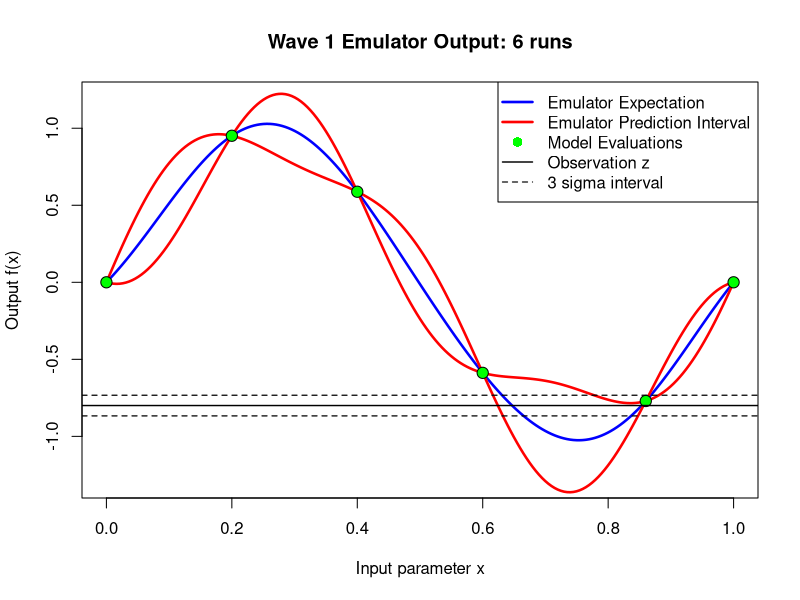
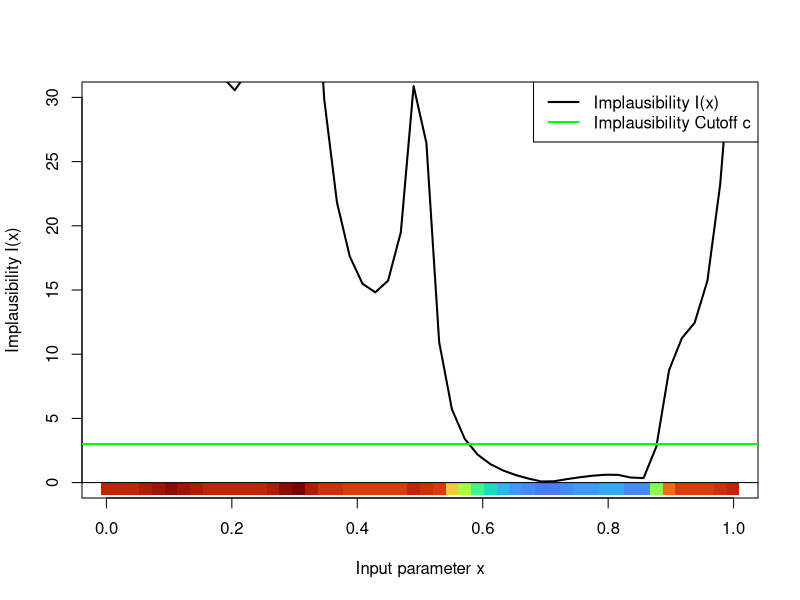
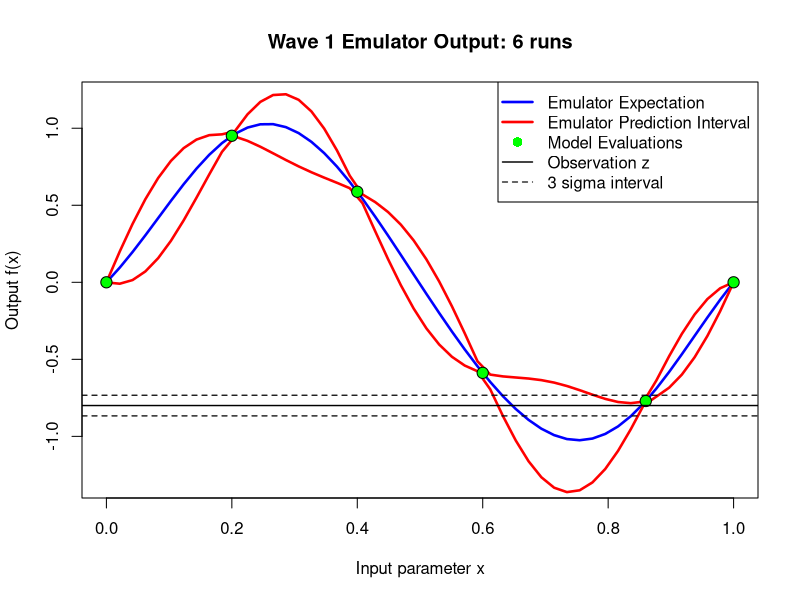
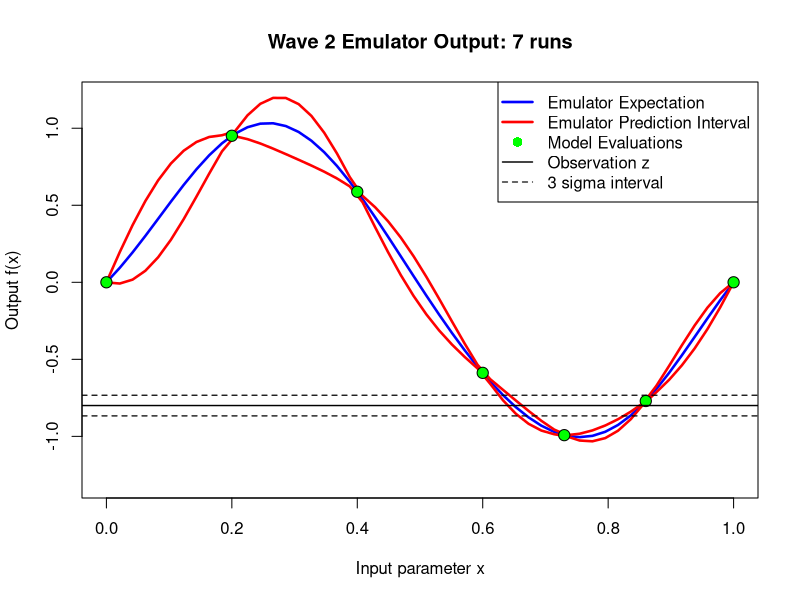
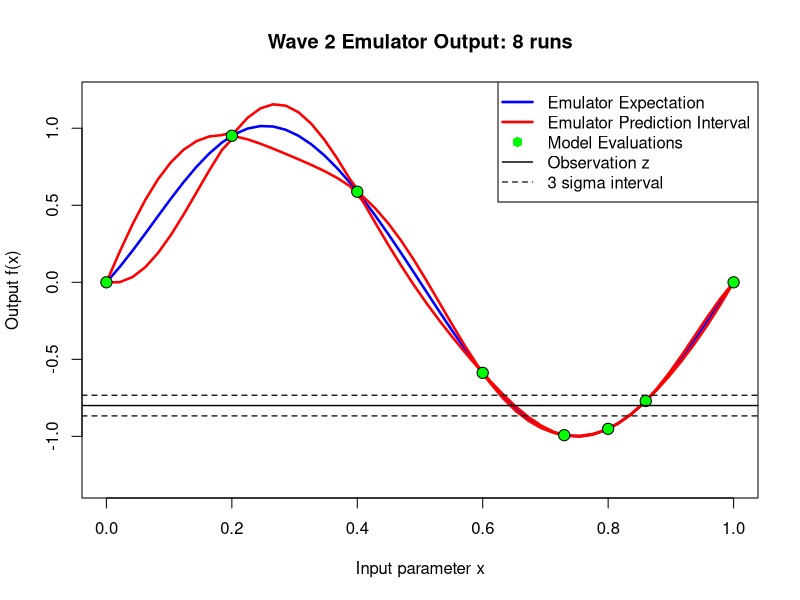
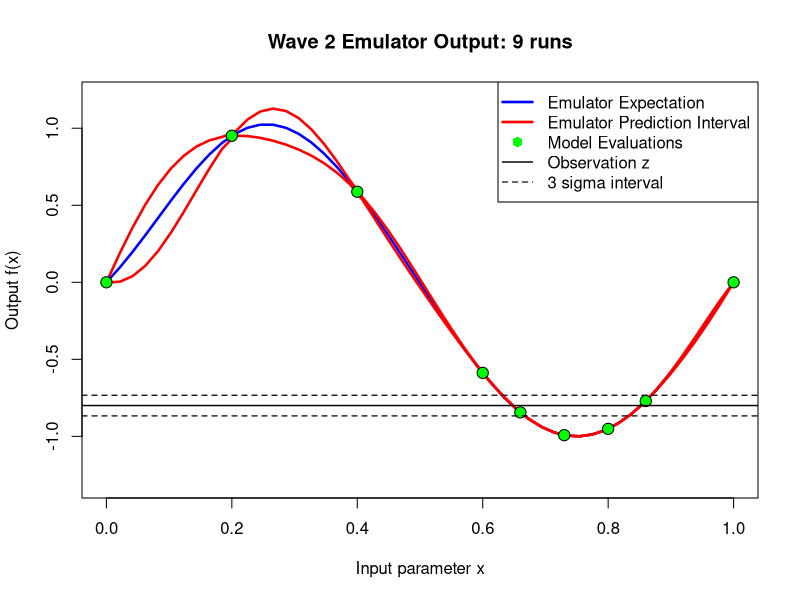
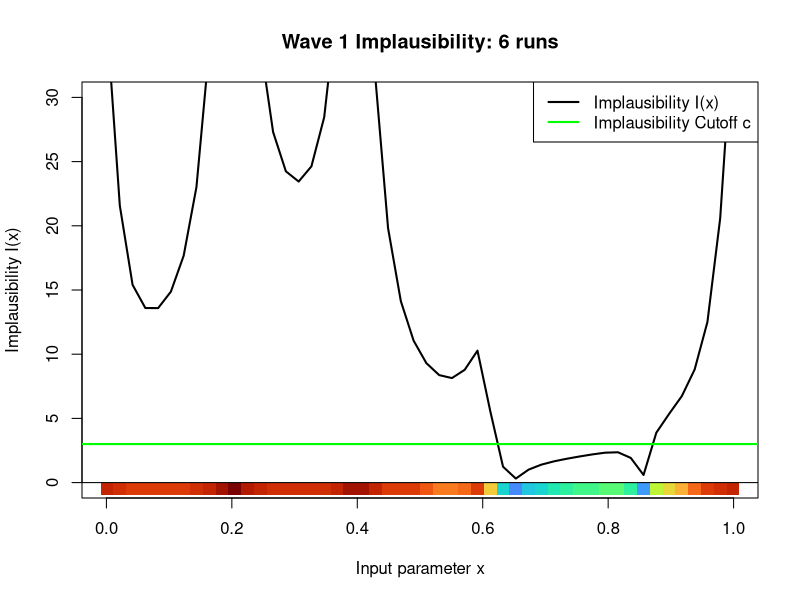
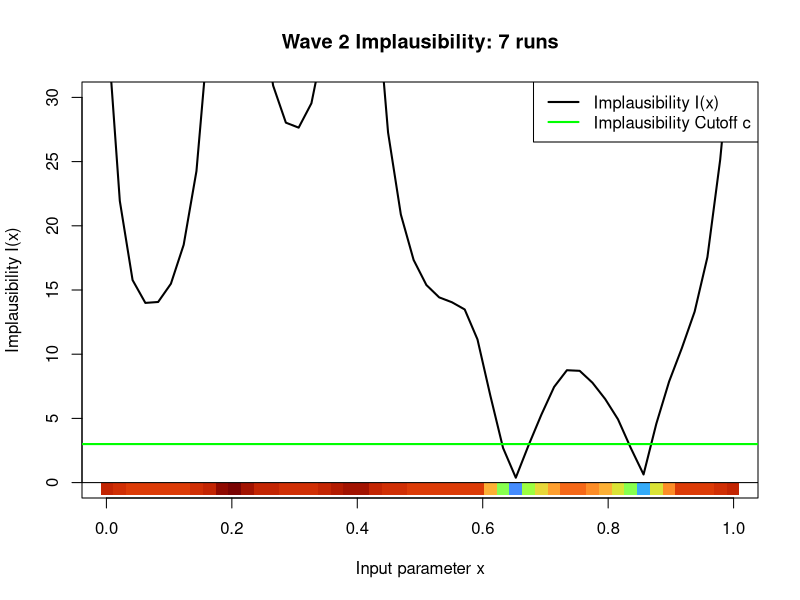

Here is the R script that generated these plots, in order:
### Define simple Bayes Linear emulator for single input ###
simple_BL_emulator_v1 <- function(x,              # the emulator prediction point
                                  xD,             # the run input locations xD
                                  D,              # the run outputs D = (f(x^1),...,f(x^n))
                                  theta = 1,      # the correlation lengths
                                  sigma = 1,      # the prior SD sigma sqrt(Var[f(x)])
                                  E_f = 0         # prior expectation of f: E(f(x)) = 0 
){
  
  # store length of runs D  
  n <- length(D)
  
  ### Define Covariance structure of f(x): Cov[f(x),f(xdash)] ###
  Cov_fx_fxdash <- function(x,xdash) sigma^2 * exp(-(x-xdash)^2/theta^2) 
  
  
  ### Define 5 objects needed for BL adjustment ###
  # Create E[D] vector
  E_D <- rep(E_f,n)
  
  # Create Var_D matrix:
  Var_D <- matrix(0,nrow=n,ncol=n)
  for(i in 1:n) for(j in 1:n) Var_D[i,j] <- Cov_fx_fxdash(xD[i],xD[j])
  
  # Create E[f(x)]
  E_fx <- E_f
  
  # Create Var_f(x) 
  Var_fx <- sigma^2
  
  # Create Cov_fx_D row vector
  Cov_fx_D <- matrix(0,nrow=1,ncol=n)
  for(j in 1:n) Cov_fx_D[1,j] <- Cov_fx_fxdash(x,xD[j])
  
  
  ### Perform Bayes Linear adjustment to find Adjusted Expectation and Variance of f(x) ###
  ED_fx   <-  E_fx + Cov_fx_D %*% solve(Var_D) %*% (D - E_D)   
  VarD_fx <-  Var_fx - Cov_fx_D %*% solve(Var_D) %*% t(Cov_fx_D)  
  
  ### return emulator expectation and variance ###
  return(c("ExpD_f(x)"=ED_fx,"VarD_f(x)"=VarD_fx))  
  
}
### End simple Bayes Linear emulator for single input ###
##############################################################################################


##############################################################################################
### Function to plot simple emulator output
plot_BL_emulator_V2 <- function(
    em_out,         # a nP x 2 matrix of emulator outputs
    xP,             # vector of nP inputs where emulator evaluated
    xD,             # the run input locations
    D,              # the run outputs D = (f(x^1),...,f(x^n))
    maintitle=NULL,  # title of the plot, blank if NULL
    z=NULL,         # the observed data z
    sigma_e=NULL,   # the observation errors SD s.t. Var[e] = sigma_e^2
    sigma_epsilon=NULL, # the model discrepancy SD s.t. Var[epsilon] = sigma_epsilon^2
    plot_true=FALSE   # don't plot true function unless this is TRUE
){
  
  ### plot emulator output ###
  plot(xP,em_out[,"ExpD_f(x)"],ylim=c(-1.3,1.2),ty="l",col="blue",lwd=2.5,
       xlab="Input parameter x",ylab="Output f(x)",main=maintitle) # main argument: plot title
  lines(xP,em_out[,"ExpD_f(x)"]+3*sqrt(em_out[,"VarD_f(x)"]),col="red",lwd=2.5)
  lines(xP,em_out[,"ExpD_f(x)"]-3*sqrt(em_out[,"VarD_f(x)"]),col="red",lwd=2.5)
  
  ### plot true function: we would not normally be able to do this! ###
  if(plot_true) lines(xP,f(xP),lwd=2,lty=1)
  
  ### Plot the runs ###
  points(xD,D,pch=21,col=1,bg="green",cex=1.5)
  
  ### Plot the Observed data plus errors due to obs and MD ###
  if(!is.null(z)){
    abline(h=z,lwd=1.4)
    abline(h=z+3*sqrt(sigma_e^2+ sigma_epsilon^2),lty=2,lwd=1.2)
    abline(h=z-3*sqrt(sigma_e^2+ sigma_epsilon^2),lty=2,lwd=1.2)
  }
  
  if(plot_true) legend('topright',legend=c("Emulator Expectation",
                                           "Emulator Prediction Interval",
                                           "True function f(x)","Model Evaluations"), 
                       lty=c(1,1,1,NA),pch=c(NA,NA,NA,16),col=c("blue","red",1,"green"),lwd=2.5,pt.cex=1.3)
  if(!is.null(z)) legend('topright',legend=c("Emulator Expectation",
                                             "Emulator Prediction Interval",
                                             "Model Evaluations","Observation z",
                                             "3 sigma interval"), 
                         lty=c(1,1,NA,1,2),pch=c(NA,NA,16,NA,NA),col=c("blue","red","green",1,1),
                         lwd=c(2.5,2.5,NA,1.4,1.2),pt.cex=1.3)
}
### Function to plot simple emulator output
##############################################################################################

library(viridisLite)

##############################################################################################
### 1D HM example wave 1

### Define actual computer model/simulator ###
f <- function(x) sin(2*pi*x)

### Evaluate emulator over 201 prediction points xP ###
xP <- seq(0.001,0.999,len=201)

### Define run locations ###
xD <- c(0,0.2,0.4,0.6,0.86,1)     # note shifted x^(5) location

### Perform 6 runs of model and store as D (this would takes days for realistic example!) ###
D <- f(xD)

### Evaluate emulator over 201 prediction points xP ###
em_out <- t(sapply(xP,simple_BL_emulator_v1,xD=xD,D=D,theta=0.25,sigma=0.5,E_f=0))  

### Defined extra objects for HM and implausibility ###
z <- -0.8
sigma_e <- 0.01
sigma_epsilon <- 0.02

### Plot emulator output with observation errors ###
plot_BL_emulator_V2(em_out=em_out,xP=xP,xD=xD,D=D,maintitle="Wave 1 Emulator Output: 6 runs",
                    z=z,sigma_e=sigma_e,sigma_epsilon=sigma_epsilon)


### Calculate Implausibility Measure Over All 201 input points in xP ###
Implaus <- sqrt( (em_out[,"ExpD_f(x)"] - z)^2 / ( em_out[,"VarD_f(x)"] + sigma_e^2 + sigma_epsilon^2) ) 


### Plot Implausibility function ###
plot_1D_Implausibility_V1 <- function(
    Implaus,        # the vector of implausibilities to plot
    xP,             # the vector of input points where the implausibilities were evaluated
    imp_cutoff=3,   # implausibility cutoff
    maintitle=NULL  # title of the plot, blank if NULL
){
  
  imp_breaks <- c(seq(0,2.8,0.2),seq(3,9.5,0.5),seq(10,80,10))   # colour steps for imp
  
  imp_cut_index <- cut(Implaus,imp_breaks,labels=FALSE) # which imp intervals each pt lies in
  cols <- turbo(length(imp_breaks)-1,begin=0.15,end=1)  # assign reduced "turbo" colours
  
  plot(xP,Implaus,ylim=c(0,30),ty="l",lwd=2,       # plot imp with optional main title
       xlab="Input parameter x",ylab="Implausibility I(x)",main=maintitle)
  abline(h=imp_cutoff,col="green",lwd=2)    # draw horizontal implausibility cutoff
  rect_wid <- 1/(length(xP)-1)       # set up simple rectangles to colour x-axis
  for(i in 1:length(xP)) rect(xP[i]-rect_wid/2,-1,xP[i]+rect_wid/2,0,col=cols[imp_cut_index][i],border=NA)
  abline(h=0,col=1,lwd=1)     # additional black line for clarity
  
  legend('topright',legend=c("Implausibility I(x)","Implausibility Cutoff c"), 
         lty=c(1,1),col=c(1,"green"),lwd=2)   # legend
}

### Plot the implausibility ###

xP <- seq(0.001,0.999,len=50)
xD <- c(0,0.1,0.3,0.5,0.9,1)
D <- f(xD)
em_out <- t(sapply(xP,simple_BL_emulator_v1,xD=xD,D=D,theta=0.25,sigma=0.5,E_f=0))
Implaus <- sqrt( (em_out[,"ExpD_f(x)"] - z)^2 / ( em_out[,"VarD_f(x)"] + sigma_e^2 + sigma_epsilon^2) ) 
plot_1D_Implausibility_V1(Implaus=Implaus,xP=xP)


##############################################################################################
### 1D HM example wave 2: add three points sequentially ###

for(k in c(1:2)){        # k=1: plot the emulator, k=2 plot the implausibility
  for(j in 0:3){                     # if j==0 do wave 1, if j>0 add j wave 2 points
    
    ### Define run locations ###
    xD <- c(0,0.2,0.4,0.6,0.86,1)    # the wave 1 inputs
    xD_w2 <- c(0.73,0.8,0.66)        # the wave 2 inputs
    if(j>0) xD <- c(xD,xD_w2[1:j])   # if j==0 do wave 1, if j>0 add j wave 2 points
    
    ### Perform 6 runs and store as D (this would takes days for realistic example!) ###
    D <- f(xD)
    
    ### Evaluate emulator over 201 prediction points xP ###
    em_out <- t(sapply(xP,simple_BL_emulator_v1,xD=xD,D=D,theta=0.25,sigma=0.5,E_f=0))  
    
    ### Plot emulator output with observation errors ###
    if(k==1) plot_BL_emulator_V2(em_out=em_out,xP=xP,xD=xD,D=D,
                                 maintitle=paste("Wave",c(1,2,2,2)[j+1],"Emulator Output:",length(xD),"runs"),
                                 z=z,sigma_e=sigma_e,sigma_epsilon=sigma_epsilon)
    
    ### Calculate Implausibility Measure Over All 201 input points in xP ###
    if(k==2) Implaus <- sqrt( (em_out[,"ExpD_f(x)"] - z)^2 / 
                                ( em_out[,"VarD_f(x)"] + sigma_e^2 + sigma_epsilon^2) ) 
    
    ### Plot the implausbility ###
    if(k==2) plot_1D_Implausibility_V1(Implaus=Implaus,xP=xP,
                                       maintitle=paste("Wave",c(1,2,2,2)[j+1],"Implausibility:",length(xD),"runs"))
    
  }
}


##############################################################################################
### Define simple Bayes Linear emulator for single input in 2D ###

simple_BL_emulator_v2 <- function(x,              # the emulator prediction point
                                  xD,             # the run input locations xD
                                  D,              # the run outputs D = (f(x^1),...,f(x^n))
                                  theta = 1,      # the correlation lengths
                                  sigma = 1,      # the prior SD sigma sqrt(Var[f(x)])
                                  E_f = 0         # prior expectation of f: E(f(x)) = 0 
){
  
  # store length of runs D  
  n <- length(D)
  
  ### Define Covariance structure of f(x): Cov[f(x),f(xdash)] ###
  # Cov_fx_fxdash <- function(x,xdash) sigma^2 * exp(-(x-xdash)^2/theta^2)    # XXX Old 1D version
  Cov_fx_fxdash <- function(x,xdash) sigma^2 * exp(-sum((x-xdash)^2)/theta^2) # XXX New 2D version
  
  
  ### Define 5 objects needed for BL adjustment ###
  # Create E[D] vector
  E_D <- rep(E_f,n)
  
  # Create Var_D matrix:
  Var_D <- matrix(0,nrow=n,ncol=n)
  # for(i in 1:n) for(j in 1:n) Var_D[i,j] <- Cov_fx_fxdash(xD[i],xD[j])  # XXX Old 1D version
  for(i in 1:n) for(j in 1:n) Var_D[i,j] <- Cov_fx_fxdash(xD[i,],xD[j,])  # XXX New 2D version
  
  # Create E[f(x)]
  E_fx <- E_f
  
  # Create Var_f(x) 
  Var_fx <- sigma^2
  
  # Create Cov_fx_D row vector
  Cov_fx_D <- matrix(0,nrow=1,ncol=n)
  # for(j in 1:n) Cov_fx_D[1,j] <- Cov_fx_fxdash(x,xD[j])    # XXX Old 1D version
  for(j in 1:n) Cov_fx_D[1,j] <- Cov_fx_fxdash(x,xD[j,])    # XXX New 2D version
  
  
  ### Perform Bayes Linear adjustment to find Adjusted Expectation and Variance of f(x) ###
  ED_fx   <-  E_fx + Cov_fx_D %*% solve(Var_D) %*% (D - E_D)   
  VarD_fx <-  Var_fx - Cov_fx_D %*% solve(Var_D) %*% t(Cov_fx_D)  
  
  ### return emulator expectation and variance ###
  return(c("ExpD_f(x)"=ED_fx,"VarD_f(x)"=VarD_fx))  
  
}
### End simple Bayes Linear emulator for single input in 2D ###
##############################################################################################

##############################################################################################
### define filled contour plot function for emulator output ###
emul_fill_cont_V2 <- function(
    cont_mat,            # matrix of values we want contour plot of 
    cont_levs=NULL,      # contour levels (NULL: automatic selection)
    cont_levs_lines=NULL,   # contour levels for lines (NULL: automatic selection)
    nlev=20,             # approx no. of contour levels for auto select  
    plot_xD=TRUE,        # plot the design runs TRUE or FALSE
    xD=NULL,             # the design points if needed
    xD_col="green",      # colour of design runs
    x_grid,              # grid edge locations that define xP
    ...                  # extra arguments passed to filled.contour
){
  
  ### Define contour levels if necessary ###
  if(is.null(cont_levs)) cont_levs <- pretty(cont_mat,n=nlev)
  
  ### create the filled contour plot ###
  filled.contour(x_grid,x_grid,cont_mat,levels=cont_levs,xlab="x1",ylab="x2",...,  
                 plot.axes={axis(1);axis(2)                 # sets up plotting in contour box
                   if(is.null(cont_levs_lines)) contour(x_grid,x_grid,cont_mat,add=TRUE,levels=cont_levs,lwd=0.8) # plot usual contour lines 
                   if(!is.null(cont_levs_lines)) {
                     contour(x_grid,x_grid,cont_mat,add=TRUE,levels=cont_levs,lwd=0.4,labels="")   # plot thin contour lines 
                     contour(x_grid,x_grid,cont_mat,add=TRUE,levels=cont_levs_lines,lwd=2)   # plot thick contour lines
                   }
                   if(plot_xD) points(xD,pch=21,col=1,bg=xD_col,cex=1.5)})  # plot design points
}
### end define filled contour plot function for emulator output ###
##############################################################################################

### Define colour schemes for standard plots ###
exp_cols <- magma
var_cols <- function(n) hcl.colors(n, "YlOrRd", rev = TRUE)
diag_cols <- turbo

##############################################################################################
### Create Type 1 LHD ###

lhd_maximin <- function(nl=16){                    # nl = number of points in LHD 
  
  x_lhd <- cbind("x1"=sample(0:(nl-1)),"x2"=sample(0:(nl-1))) / nl  +  0.5/nl  # create LHD
  
  ### Maximin loop: performs swaps on 1st of two closest points with another random point
  for(i in 1:1000){
    mat <- as.matrix(dist(x_lhd)) + diag(10,nl) # creates matrix of distances between points
    # note the inflated diagonal 
    closest_runs <- which(mat==min(mat),arr.ind=TRUE)   # finds pairs of closest runs
    ind <- closest_runs[sample(nrow(closest_runs),1),1] # chooses one of close runs at random
    swap_ind <- sample(setdiff(1:nl,ind),1)       # randomly selects another run to swap with
    x_lhd2 <- x_lhd                               # creates second version of LHD
    x_lhd2[ind[1],1]   <- x_lhd[swap_ind,1] # swaps x_1 vals between 1st close run & other run
    x_lhd2[swap_ind,1] <- x_lhd[ind[1],1]   # swaps x_1 vals between 1st close run & other run
    if(min(dist(x_lhd2)) >= min(dist(x_lhd))-0.00001) {  # if min distance between points is same or better
      x_lhd <- x_lhd2                                    # we replace LHD with new LHD with the swap
      # cat("min dist =",min(dist(x_lhd)),"Iteration = ",i,"\n") # write out min dist 
    }
  }
  
  ### plot maximin LHD ###
  plot(x_lhd,xlim=c(0,1),ylim=c(0,1),pch=16,xaxs="i",yaxs="i",col="blue",
       xlab="x1",ylab="x2",cex=1.4)
  abline(h=(0:nl)/nl,col="grey60")
  abline(v=(0:nl)/nl,col="grey60")
  return(x_lhd)
}

### Create Type 1 LHD ###
##############################################################################################

lhd_maximin(nl=14)

set.seed(1)
lhd_maximin(nl=14)

#####################################################################################
### 2D input HM example using 2D example from before

### Define actual 2D compute model/simulator ###
f <- function(x) -sin(2*pi*x[,2]) + 0.9*sin(2*pi*(1-x[,1])*(1-x[,2]))

### Define wave 1 run locations ###
set.seed(1)
xD_w1 <-  lhd_maximin(nl=14)

### Define 50x50 grid of prediction points xP of emulator evaluation ###
x_grid <- seq(-0.001,1.001, len =50)
xP <- as.matrix(expand.grid("x1" = x_grid, "x2" = x_grid))
### Defined Extra Objects for HM and Implausibility ###
z <- -1.25
sigma_e <- 0.06 
sigma_epsilon <- 0.05

### Define current run locations ###
xD <- xD_w1

### Perform 14 runs of model and store as D (this would take days for realistic example!) ###
D <- f(xD)

### Evaluate emulator over 50x50=2500 prediction points xP and store as matrices ###
em_out <- t(apply(xP,1,simple_BL_emulator_v2,xD=xD,D=D,theta=0.4,sigma=1,E_f=0))   
E_D_fx_mat <- matrix(em_out[,"ExpD_f(x)"],nrow=length(x_grid),ncol=length(x_grid)) 
Var_D_fx_mat <- matrix(em_out[,"VarD_f(x)"],nrow=length(x_grid),ncol=length(x_grid)) 


### Calculate Implausibility Measure Over All 50x50 = 2500 input points in xP ###
Imp_mat <- sqrt( (E_D_fx_mat - z)^2 / (Var_D_fx_mat + sigma_e^2 + sigma_epsilon^2) ) 

### Define colours and levels for implausibility plots ###
imp_cols <- function(n) turbo(n,begin=0.15,end=1)
imp_levs <- c(0,seq(1,2.75,0.25),seq(3,18,2),20,30,41)

### plot wave 1 implausibility and wave 1 runs only ###
emul_fill_cont_V2(cont_mat=Imp_mat,cont_levs=imp_levs,cont_levs_lines=3,xD=xD,x_grid=x_grid,
                  xD_col="purple",color.palette=imp_cols,main="Implausibility I(x): Wave 1")

### plot wave 1 emulator expectation ###
emul_fill_cont_V2(cont_mat=E_D_fx_mat,cont_levs=NULL,xD=xD,x_grid=x_grid,
                  color.palette=exp_cols,main="Emulator Adjusted Expectation E_D[f(x)]")

### plot wave 1 emulator variance ###
emul_fill_cont_V2(cont_mat=Var_D_fx_mat,cont_levs=NULL,xD=xD,x_grid=x_grid,
                  color.palette=var_cols,main="Emulator Adjusted Variance Var_D[f(x)]")


xD_w2 <- matrix(     # the 8 point wave 2 design (chosen by hand)
  c(0.62,0.99,
    0.98,0.28,
    0.95,0.06,
    0.04,0.05,
    0.28,0.2,
    0.04,0.4,
    0.35,0.1,
    0.22,0.36),ncol=2,byrow=TRUE
)

### plot current runs in purple and remaining unevaluated wave 2 runs in pink ###
emul_fill_cont_V2(cont_mat=Imp_mat,cont_levs=imp_levs,cont_levs_lines=3,xD=rbind(xD,xD_w2),
                  x_grid=x_grid,xD_col=rep(c("purple","pink"),c(nrow(xD),nrow(xD_w2))),
                  color.palette=imp_cols,main="Implausibility I(x): Wave 1")

### loop over adding the wave 2 runs: add k runs ###
for(k in 0:8){                          # k=0: wave 1, k>0 add k wave 2 runs sequentially
  
  xD <- xD_w1                           # the 14 point wave 1 design
  if(k>0) xD <- rbind(xD,xD_w2[1:k,])   # k=0: wave 1, k>0 add wave 2 runs sequentially
  
  ### Perform 14 + k runs of model and store as D (would take days for realistic example!) ###
  D <- f(xD)
  
  ### Evaluate emulator over 50x50=2500 prediction points xP and store as matrices ###
  em_out <- t(apply(xP,1,simple_BL_emulator_v2,xD=xD,D=D,theta=0.4,sigma=1,E_f=0))   
  E_D_fx_mat <- matrix(em_out[,"ExpD_f(x)"],nrow=length(x_grid),ncol=length(x_grid)) 
  Var_D_fx_mat <- matrix(em_out[,"VarD_f(x)"],nrow=length(x_grid),ncol=length(x_grid)) 
  
  ### Evaluate true function and store in matrix for diagnostic comparisons ###
  fxP_mat <- matrix(f(xP),nrow=length(x_grid),ncol=length(x_grid)) 
  
  ### Calculate Implausibility Measure Over All 50x50 = 2500 input points in xP ###
  Imp_mat <- sqrt( (E_D_fx_mat - z)^2 / (Var_D_fx_mat + sigma_e^2 + sigma_epsilon^2) ) 
  
  ### Calculate Imp Measure for True f(x) Over All 50x50 = 2500 input points in xP ###
  Imp_true_mat <- sqrt( (fxP_mat - z)^2 / (sigma_e^2 + sigma_epsilon^2) ) 
  
  ### Define colours and levels for implausibility plots ###
  imp_cols <- function(n) turbo(n,begin=0.15,end=1)
  imp_levs <- c(0,seq(1,2.75,0.25),seq(3,18,2),20,30,41)
  
  ### if k=0 plot wave 1 runs only ###
  if(k==0) emul_fill_cont_V2(cont_mat=E_D_fx_mat,cont_levs=imp_levs,cont_levs_lines=3,xD=xD,
                             x_grid=x_grid,xD_col="purple",color.palette=imp_cols,
                             main="E_D_fx: Wave 1")
  ### plot current runs in purple and remaining unevaluated wave 2 runs in pink ###
  emul_fill_cont_V2(cont_mat=E_D_fx_mat,cont_levs=imp_levs,cont_levs_lines=3,xD=rbind(xD,xD_w2),
                    x_grid=x_grid,xD_col=rep(c("purple","pink"),c(nrow(xD)+k,nrow(xD_w2)-k)),  # cover unevaluated w2 points in pink
                    color.palette=imp_cols,main="Implausibility I(x): Wave 2")
  ### once last run done so k=8, plot implausibility for true function f(x) to compare ###
  if(k==nrow(xD_w2)) emul_fill_cont_V2(cont_mat=Imp_true_mat,cont_levs=imp_levs,
                                       cont_levs_lines=3,xD=xD,x_grid=x_grid,xD_col="purple",plot_xD=FALSE,
                                       color.palette=imp_cols,main="Implausibility I(x) using True f(x)")
}
